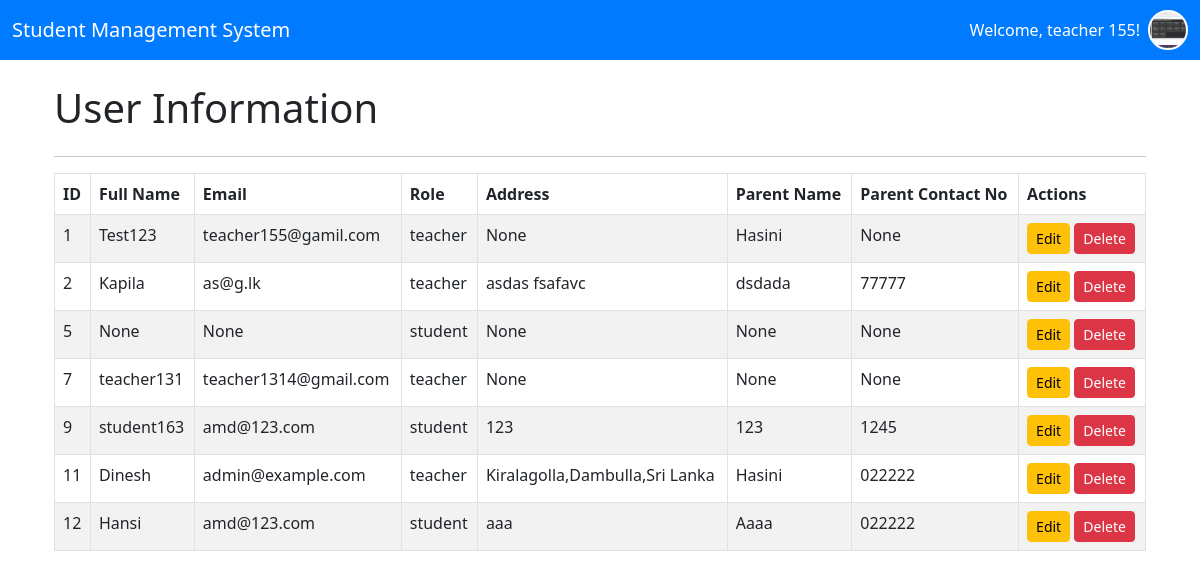
Screenshot of /userslist (signed in) with the database file from the repository.
### tables this page shows
CREATE TABLE "users" (
	"id"	INTEGER,
	"username"	TEXT NOT NULL UNIQUE,
	"password"	TEXT NOT NULL,
	"role"	TEXT NOT NULL CHECK("role" IN ('teacher', 'student')),
	"Email"	TEXT,
	"Address"	TEXT,
	"ParentName"	TEXT,
	"ParentContactNo"	TEXT,
	"FullName"	TEXT, profile_image TEXT,
	PRIMARY KEY("id" AUTOINCREMENT)
);

### app.py (the view)
@app.route('/userslist')
def userslist():
    if 'user' not in session or session['role'] != 'teacher':
        return redirect(url_for('login'))
    users = query_db('SELECT * FROM users')
    return render_template('users_list.html', users=users, username=session['user'])

### app.py (called while the page is built)
def query_db(query, args=(), one=False):
    conn = sqlite3.connect('students.db')
    conn.row_factory = sqlite3.Row
    cur = conn.cursor()
    cur.execute(query, args)
    rv = cur.fetchall()
    conn.close()
    return (rv[0] if rv else None) if one else rv

### templates/users_list.html (shortened to what this page needs)
{% extends "base.html" %}
{% block content %}
<div class="container">
    <h1 class="my-4">User Information</h1>
    <hr>
    <div class="table-container">
        <table class="table table-striped table-bordered">
            <thead>
                <tr>
                    <th>ID</th>
                    <th>Full Name</th>
                    <th>Email</th>
                    <th>Role</th>
                    <th>Address</th>
                    <th>Parent Name</th>
                    <th>Parent Contact No</th>
                    <th>Actions</th>
                </tr>
            </thead>
            <tbody>
                {% for user in users %}
                <tr>
                    <td>{{ user['id'] }}</td>
                    <td>{{ user['FullName'] }}</td>
                    <td>{{ user['email'] }}</td>
                    <td>{{ user['role'] }}</td>
                    <td>{{ user['address'] }}</td>
                    <td>{{ user['parentname'] }}</td>
                    <td>{{ user['parentcontactno'] }}</td>
                    <td>
                        <button class="btn btn-warning btn-sm" data-bs-toggle="modal" data-bs-target="#editModal"
                                data-id="{{ user['id'] }}" data-fullname="{{ user['FullName'] }}"
                                data-email="{{ user['email'] }}" data-role="{{ user['role'] }}"
                                data-address="{{ user['address'] }}" data-parentname="{{ user['parentname'] }}"
                                data-parentcontactno="{{ user['parentcontactno'] }}">
                            Edit
                        </button>
                        <button class="btn btn-danger btn-sm" data-bs-toggle="modal" data-bs-target="#deleteConfirmationModal"
                                data-id="{{ user['id'] }}">
                            Delete
                        </button>
                    </td>
                </tr>
                {% endfor %}
            </tbody>
        </table>
    </div>
</div>
{% endblock %}

### templates/base.html (shortened to what this page needs)
<!DOCTYPE html>
<html lang="en">
<head>
    <link href="https://cdn.jsdelivr.net/npm/bootstrap@5.3.0-alpha1/dist/css/bootstrap.min.css" rel="stylesheet">
    <link href="https://cdnjs.cloudflare.com/ajax/libs/font-awesome/6.0.0-beta3/css/all.min.css" rel="stylesheet">
</head>
<body>
    <nav class="navbar navbar-expand-lg navbar-light header">
        <div class="container-fluid">
            <a class="navbar-brand" href="">Student Management System</a>
            <div class="collapse navbar-collapse" id="navbarNav">
                <ul class="navbar-nav ms-auto">
                    {% if 'user' in session %}
                        {% if session['role'] == 'student' %}
                            <li class="nav-item">
                                <a class="nav-link" href="{{ url_for('student_dashboard') }}">Welcome, {{ username }}!</a>
                            </li>
                        {% elif session['role'] == 'teacher' %}
                            <li class="nav-item">
                                <a class="nav-link" href="{{ url_for('teacher_dashboard') }}">Welcome, {{ username }}!</a>
                            </li>
                        {% endif %}
                        <li class="nav-item">
                            <div class="profile" onclick="toggleDropdown(event)">
                                <img src="static/images/profile_icon.jpg" alt="Profile Icon">
                            </div>
                        </li>
                    {% else %}
                        <li class="nav-item">
                            <a class="nav-link" href="/login">Login</a>
                        </li>
                    {% endif %}
                </ul>
            </div>
        </div>
    </nav>
    <div class="container mt-4">
        {% block content %}{% endblock %}
    </div>
</body>
</html>

### templates/base.html (style rules this page uses)
.header { background-color: #007bff; padding: 10px 0; }
.header .navbar-brand { color: white; }
.header .navbar-nav .nav-link { color: white; }
.profile { width: 40px; height: 40px; overflow: hidden; border-radius: 50%; border: 2px solid #fff; display: flex; justify-content: center; align-items: center; background-color: #f0f0f0; cursor: pointer; }
.profile img { width: 100%; height: 100%; object-fit: cover; }

### rows the page displays
users: username "teacher 155", id "1", FullName "Test123", email "teacher155@gamil.com", role "teacher", address "None", parentname "Hasini", parentcontactno "None"
users: id "2", FullName "Kapila", email "as@g.lk", role "teacher", address "asdas fsafavc", parentname "dsdada", parentcontactno "77777"
users: id "5", FullName "None", email "None", role "student", address "None", parentname "None", parentcontactno "None"
users: id "7", FullName "teacher131", email "teacher1314@gmail.com", role "teacher", address "None", parentname "None", parentcontactno "None"
users: id "9", FullName "student163", email "amd@123.com", role "student", address "123", parentname "123", parentcontactno "1245"
users: id "11", FullName "Dinesh", email "admin@example.com", role "teacher", address "Kiralagolla,Dambulla,Sri Lanka", parentname "Hasini", parentcontactno "022222"
users: id "12", FullName "Hansi", email "amd@123.com", role "student", address "aaa", parentname "Aaaa", parentcontactno "022222"
